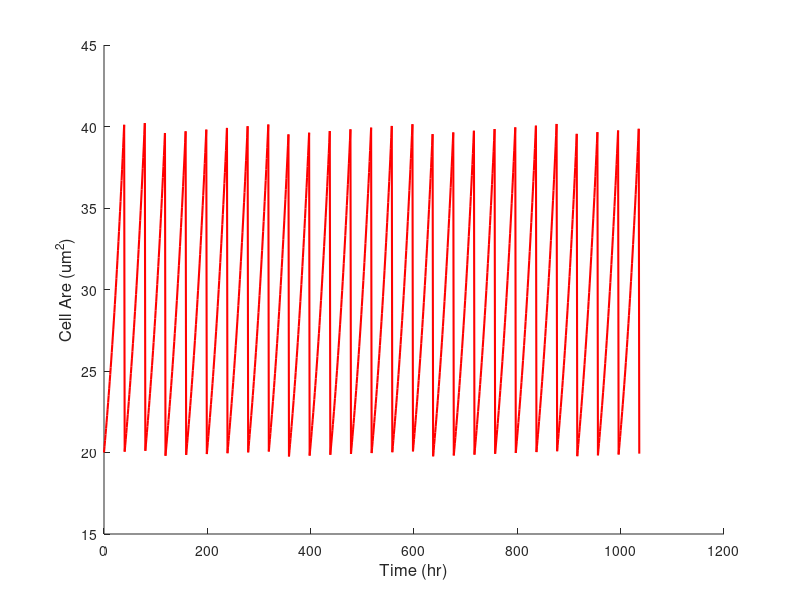
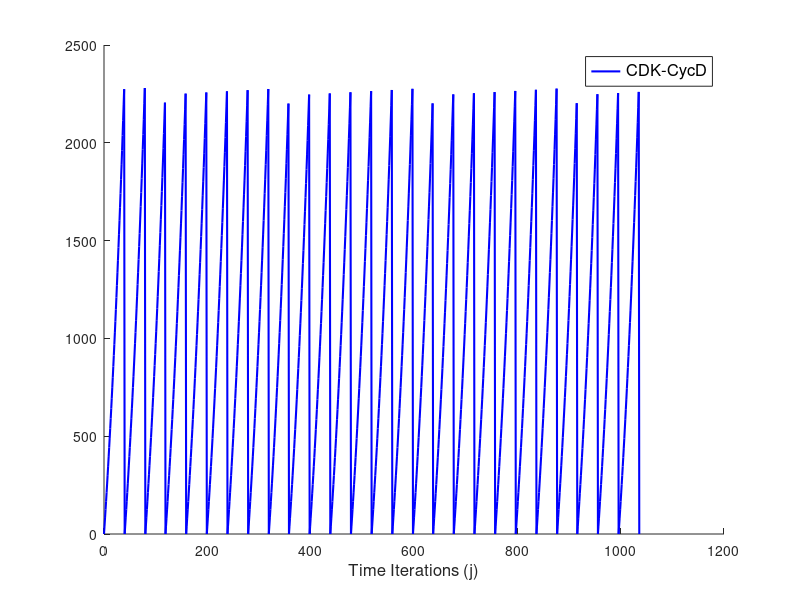

MATLAB code to generate these figures, in order:
% One CDK Model with pCDK dependent on cell size

% Fixed CDK Threshold
% CDK production dependent on Cell Size


% Initiate the recording arrays - SizeRecord, CDKRecords,BirthSizeRecord, 
% DivisionSizeRecord, CellCycleLengthRecord and PhaseRecord
SizeRecord = [];
CDKRecord = [];
BirthSizeRecord = [];
DivisionSizeRecord = [];
CellCycleLengthRecord = [];

% Input the starting values: Cell Size (size), Molecules CDK (CDK), 
% % Input the starting rates: RGR Cell (g), rate of 
% CDKs prodution (pCDK).
% Input the Thresholds: Threshold of CDKs for entry into S-Phase
% (SPhaseThreshold), Threshold of CDKm for entry into M-Phase
% (MitosisThreshold).
Size = 20
CDK = 0
g = 0.018
pCDK = 2
Threshold_division = 2200 

% Initialise Counters ; i as 2, j as 1 and CellCycleLength as 0
i = 2;
j = 1;
CellCycleLength = 0;


% Set the Phase as G1 (Where G1 = 0 and S-G2-M = 1)
Phase = 0;

% Set the initial number of cells
CellNo = 1;

% Enter two values (The starting values twice)into Records that will be 
% filled as i is counted up: BirthSizeRecord, DivisionSizeRecord,
% CellCycleLengthRecord.
% Enter one value (the starting values) into Records that will filled as j
% is counted up:  SizeRecord, CDKsRecord, CDKmRecord, PhaseRecord.
BirthSizeRecord(1) = 0;
BirthSizeRecord(2) = Size;
DivisionSizeRecord(1) = 0;
DivisionSizeRecord(2) = 0;
CellCycleLengthRecord(1) = 0;
CellCycleLengthRecord(2) = 0;
SizeRecord(1) = Size;
CDKRecord(1) = CDK;
PhaseRecord(1) = Phase;
G1LengthRecord(1) = 0;
G1LengthRecord(2) = 0;
G2SMLengthRecord(1) = 0;
G2SMLengthRecord(2) = 0;
TissueAreaRecord(1) = 0;
TissueAreaRecord(2) = 0;

% While BirthSizeRecord(i) =/= BirthSizeRecord(i-1) and there have been
% less than 25 divsion iterations -> go through a cell division
% iteration.

for i = 0:25
    i = i + 1;
    CellCycleLength = 0;
    
% S-Phase Growth Loop
% While cells are in G1 phase (Phase = 0) go through one iteration of growth and one
% iteration of CDK production. CDKm production is kept at 0 by multiplying 
% by Phase = 0  
    while Phase == 0;
         j = j + 1;
         Size = Size + ( Size * g * 1 );  % Model simulates 1 hour time intervals
         CDK = CDK + (Size * pCDK * 1);
         CellCycleLength = CellCycleLength + 1;
                  

% Enter the new value of Size and CDK into the SizeRecord and CDKRecords 
         SizeRecord(j) = Size;
         CDKRecord(j) = CDK;
         
% Check which phase of the cell cycle the cell is in and record it in
% PhaseRecord
        if CDK < Threshold_division;
            Phase = 0;          
        else if CDK >= Threshold_division;
                Phase = 1;
             end
        end
    end                 
      
    % Divide the cell. Calculate Birthsize as Size/2 and add to BirthSizeRecord
    Size = Size/2;
    BirthSize = Size;
    BirthSizeRecord(i) = BirthSize;
    CellNo = CellNo * 2;
    
    % Reset the CDK values and the Phase
    CDK = 0;
    Phase = 0;
    PhaseSpecificGrowth = 0;
    
    % Increase time increment by 1
    % Record Size, CDKs, CDKm, Phase, G2SM Length, CellCycleLength
    j = j + 1;
    SizeRecord(j)= Size;
    CDKRecord(j)= CDK;
        
    % end division loop
end


% Define time axis
t = length(SizeRecord);
tArray = 0:t-1;

% Plot Size against tArray
figure();
hold on;
plot (tArray,SizeRecord, 'r', 'LineWidth', 1.5)
xlabel('Time (hr)', 'FontSize', 12)
ylabel('Cell Are (um^2)', 'FontSize', 12)
hold off

% Plot CDK against tArray
figure();
hold on;
plot (tArray,CDKRecord, 'b', 'LineWidth', 1.5)
xlabel('Time Iterations (j)', 'FontSize', 12)
legend ('CDK-CycD','FontSize', 12)


